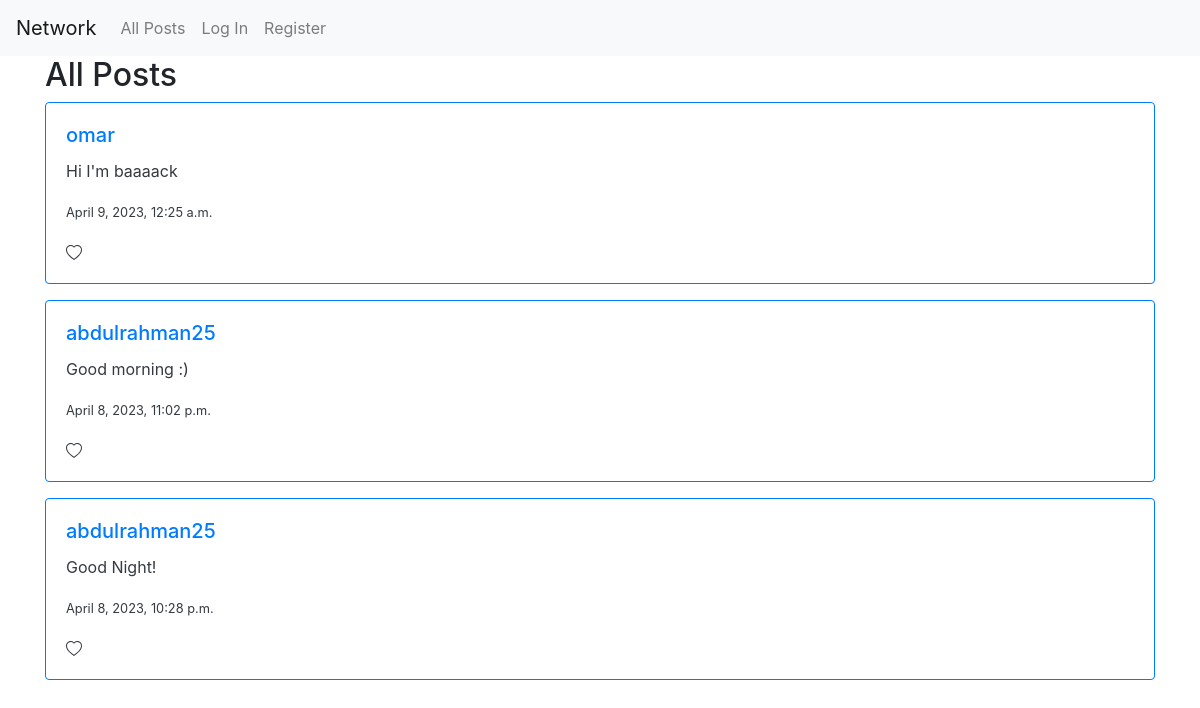
Before: / with the older database file.
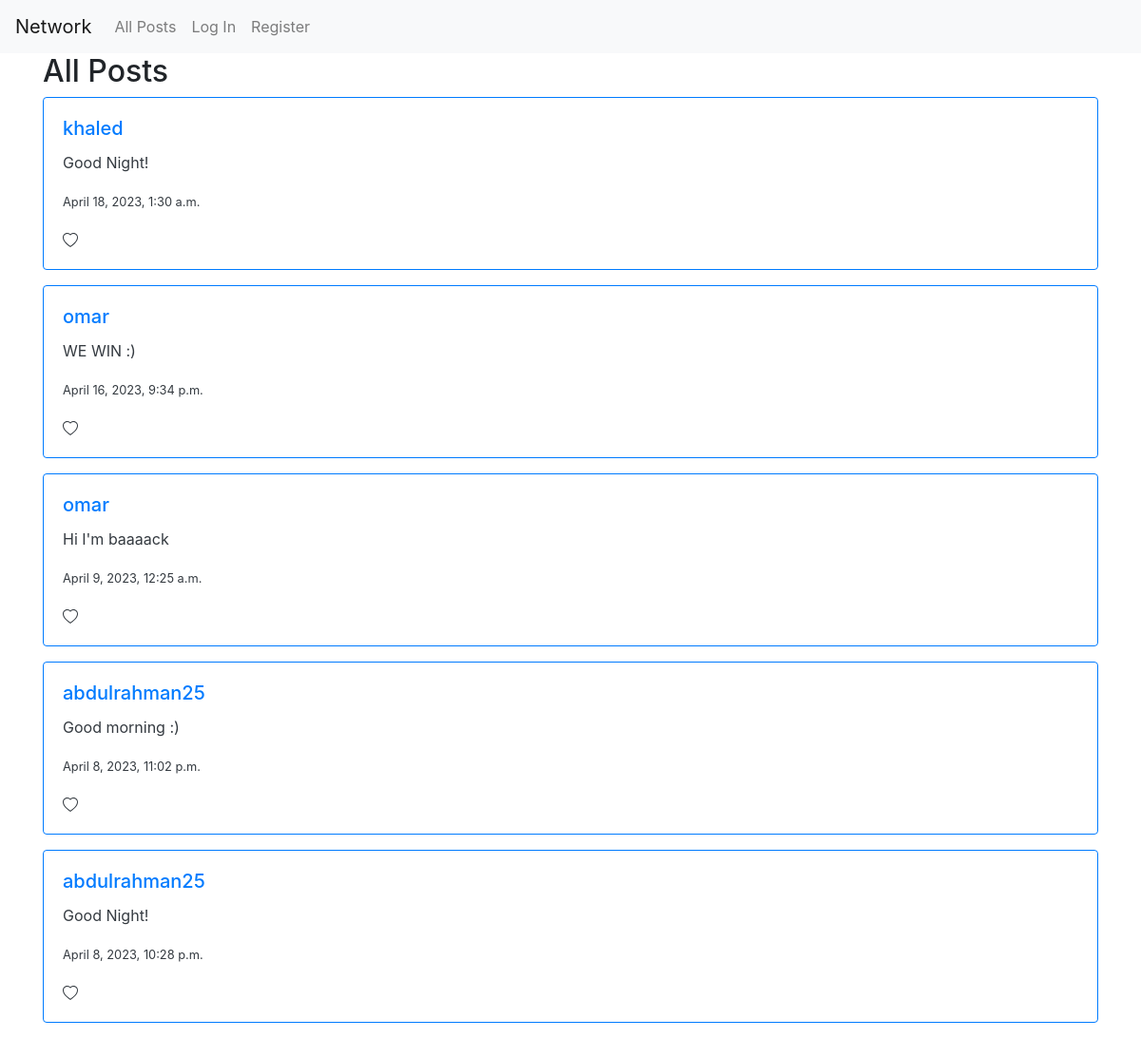
After: the same page with the newer database file.
### network/models.py (models this page shows, shortened)
class newPost(models.Model):
    text = models.TextField(null=True)
    date = models.DateTimeField(auto_now_add=True, null=True)
    user = models.ForeignKey(User, related_name="user_post", on_delete=models.CASCADE, null=True)

class User(AbstractUser):
    pass

### network/views.py (the view)
# urls.py: path("", views.index, name="index"),
def index(request):
    all_posts = newPost.objects.all().order_by('-date')
    return render(request, "network/index.html",{
        "posts": all_posts,
    })

### network/templates/network/index.html (shortened to what this page needs)
{% extends "network/layout.html" %}
{% load static %}
{% block body %}
<div class="container">
    <h2>All Posts</h2>
</div>
<div class="container">
    {% for post in posts %}
    <div class="card border-primary mb-3" style="max-width: 100%;">
        <div class="card-body text-dark">
          <h5 class="card-title"><a href="{% url 'profile' id=post.user.id%}"> {{ post.user }}</a></h5>
          <p class="card-text">{{ post.text }}</p>
          <p class="card-text"><small class="text-body-secondary ">{{ post.date }}</small></p>
        </div>
    </div>
    {% endfor %}
</div>
{% endblock %}

### network/templates/network/layout.html (shortened to what this page needs)
{% load static %}
<!DOCTYPE html>
<html lang="en">
    <head>
        <link rel="stylesheet" href="https://stackpath.bootstrapcdn.com/bootstrap/4.4.1/css/bootstrap.min.css">
        <link href="{% static 'network/styles.css' %}" rel="stylesheet">
    </head>
    <body>
        <nav class="navbar navbar-expand-lg navbar-light bg-light">
            <a class="navbar-brand" href="#">Network</a>
            <div>
              <ul class="navbar-nav mr-auto">
                <li class="nav-item">
                  <a class="nav-link" href="{% url 'index' %}">All Posts</a>
                </li>
                {% if user.is_authenticated %}
                    <li class="nav-item">
                        <a class="nav-link" href="#">Following</a>
                    </li>
                    <li class="nav-item">
                        <a class="nav-link" href="{% url 'logout' %}">Log Out</a>
                    </li>
                {% else %}
                    <li class="nav-item">
                        <a class="nav-link" href="{% url 'login' %}">Log In</a>
                    </li>
                    <li class="nav-item">
                        <a class="nav-link" href="{% url 'register' %}">Register</a>
                    </li>
                {% endif %}
              </ul>
            </div>
          </nav>
        <div class="body">
            {% block body %}
            {% endblock %}
        </div>
    </body>
</html>

Changed rows visible on the page:
added newPost: user "khaled", text "Good Night!", date "April 18, 2023, 1:30 a.m."
added newPost: user "omar", text "WE WIN :)", date "April 16, 2023, 9:34 p.m."
